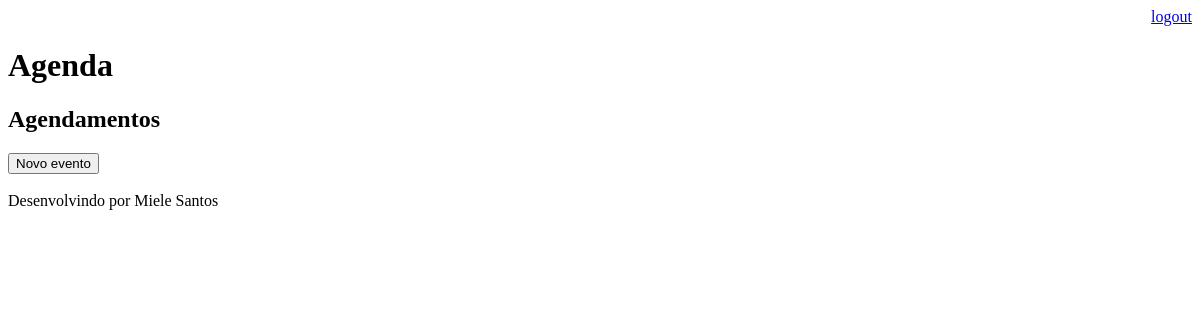
/agenda/ (signed in), run on an earlier commit of the app's database.
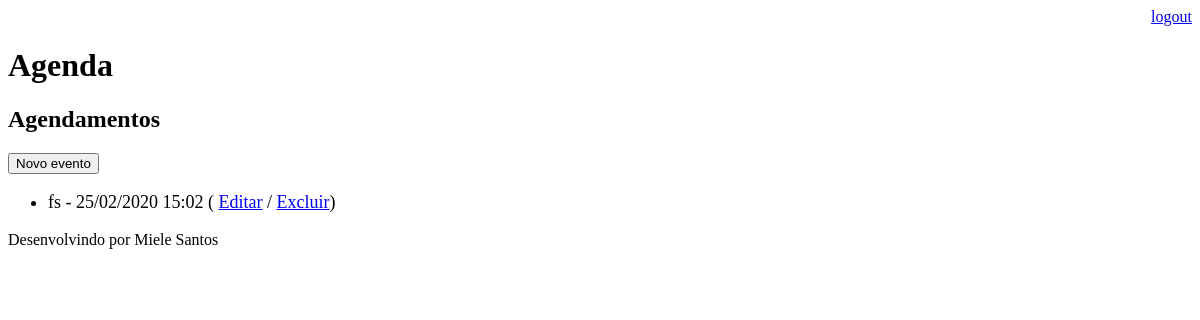
And on a later commit of the database.
### core/models.py (models this page shows, shortened)
class Evento(models.Model):
    titulo = models.CharField(max_length=100)
    descricao = models.TextField(blank=True, null=True)
    data_evento = models.DateTimeField(verbose_name="Data do evento")
    data_criacao = models.DateTimeField(auto_now=True)
    usuario = models.ForeignKey(User, on_delete=models.CASCADE)
    class Meta:
        db_table = "Evento"
    def get_data_evento(self):
        return self.data_evento.strftime("%d/%m/%Y %H:%M")
    def get_evento_atrasado(self):
        if self.data_evento < datetime.now():
            return True
        else:
            return False

### core/views.py (the view)
# urls.py: path("agenda/", views.lista_eventos),
@login_required(login_url="/login/")
def lista_eventos(request):
    usuario = request.user
    data_atual = datetime.now()- timedelta(hours=1)
    evento = Evento.objects.filter(usuario=usuario,
                                   data_evento__gt=data_atual)
    dados = {"eventos": evento}
    return render(request, "agenda.html", dados)

### templates/agenda.html (shortened to what this page needs)
{% extends "model_page.html" %}
{% block content %}
    <h2>Agendamentos</h2>
    <a href="evento/">
        <button type="button">Novo evento</button>
    </a>
    <ul style="font-size: 18px" >
        {% for evento in eventos %}
            <li>
            <div style=>
                    {{evento.titulo}} - {{evento.get_data_evento}}
                    ( <a href="evento/?id={{evento.id}}">Editar</a>
                    / <a href="evento/delete/{{evento.id}}/">Excluir</a>)
                </div>
            </li>
        {% endfor %}
    </ul>
{% endblock %}

### templates/model_page.html
<!DOCTYPE html>
<hmtl lang="en">
<head>
    {% include "model_header.html" %}
</head>
<body>
    {% block content %} {% endblock %}
    {% include "model_footer.html" %}
</body>
</hmtl>

### templates/model_header.html (shortened to what this page needs)
    <div align="right">
        <a href="/logout">logout</a>
    </div>
    <h1>Agenda</h1>

### templates/model_footer.html
<p>Desenvolvindo por Miele Santos</p>

What changed in the data, as far as the page shows it:
added Evento: titulo "fs", get_data_evento "25/02/2020 15:02"
